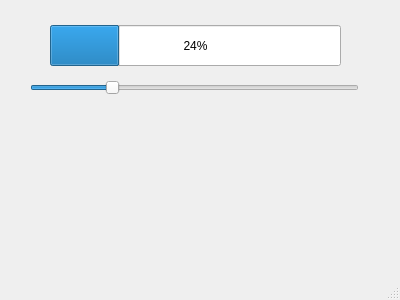
<?xml version="1.0" encoding="UTF-8"?>
<ui version="4.0">
 <class>MainWindow</class>
 <widget class="QMainWindow" name="MainWindow">
  <property name="geometry">
   <rect>
    <x>0</x>
    <y>0</y>
    <width>400</width>
    <height>300</height>
   </rect>
  </property>
  <property name="windowTitle">
   <string>MainWindow</string>
  </property>
  <widget class="QWidget" name="centralwidget">
   <widget class="QProgressBar" name="progressBar">
    <property name="geometry">
     <rect>
      <x>50</x>
      <y>25</y>
      <width>291</width>
      <height>41</height>
     </rect>
    </property>
    <property name="value">
     <number>24</number>
    </property>
   </widget>
   <widget class="QSlider" name="horizontalSlider">
    <property name="geometry">
     <rect>
      <x>30</x>
      <y>80</y>
      <width>329</width>
      <height>15</height>
     </rect>
    </property>
    <property name="maximum">
     <number>100</number>
    </property>
    <property name="value">
     <number>24</number>
    </property>
    <property name="orientation">
     <enum>Qt::Horizontal</enum>
    </property>
   </widget>
  </widget>
  <widget class="QMenuBar" name="menubar">
   <property name="geometry">
    <rect>
     <x>0</x>
     <y>0</y>
     <width>400</width>
     <height>23</height>
    </rect>
   </property>
  </widget>
  <widget class="QStatusBar" name="statusbar"/>
 </widget>
 <resources/>
 <connections>
  <connection>
   <sender>horizontalSlider</sender>
   <signal>valueChanged(int)</signal>
   <receiver>progressBar</receiver>
   <slot>setValue(int)</slot>
   <hints>
    <hint type="sourcelabel">
     <x>299</x>
     <y>118</y>
    </hint>
    <hint type="destinationlabel">
     <x>299</x>
     <y>80</y>
    </hint>
   </hints>
  </connection>
 </connections>
</ui>
